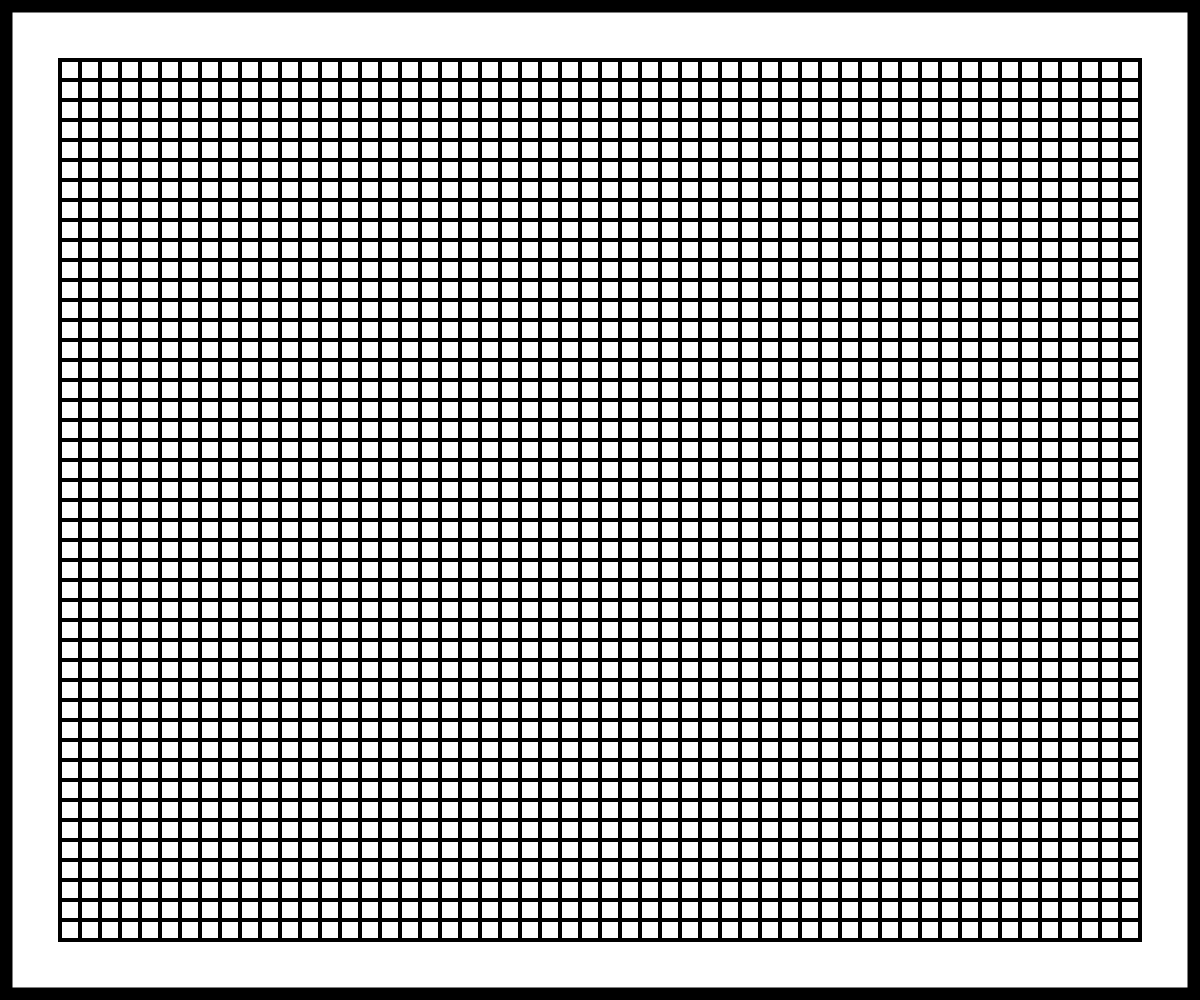
Frame 1 (no input)
Frame 60 (no input): identical to frame 1, image omitted
Frame 120 (the mouse pressed at the canvas centre since frame 60): identical to frame 1, image omitted

The p5.js sketch that drew this single still picture (run headless with seeded random() and noise() and a simulated clock; from frame 60 on, the mouse is pressed at the canvas centre):

// p5.js sketch
// ── sketch.js
// Generative Art Demo 02 Cubic Disarray
// Jordan Cho
// 03/11/2020
//
// Extra for Experts:
// - describe what you did to take this project "above and beyond"

let gridSpacing = 20;
const PADDING = 60;

function setup() {
  createCanvas(windowWidth, windowHeight);
  rectMode(CENTER);
}

function draw() {
  background(220);
  borders();
  drawGrid();
}
function drawGrid(){
  for (let x = gridSpacing/2 + PADDING; x<width-PADDING; x += gridSpacing){
    for (let y = gridSpacing/2 + PADDING; y<height-PADDING; y += gridSpacing){
      rect(x,y, gridSpacing, gridSpacing);
    }
  }
}

function borders() {
  stroke(0);
  strokeWeight(25);
  rect(width/2, height/2, width, height);
  strokeWeight(4);
}
// ── Diagonal lines.js
// Generative Art Demo 01 Diagonal line art
// Jordan Cho
// 03/11/2020
//
// Extra for Experts:
// - describe what you did to take this project "above and beyond"

let GRID_SIZE =15;
let seed;

function setup() {
  createCanvas(windowWidth, windowHeight);
  seed = random(100);
}

function draw() {
  GRID_SIZE = map(mouseX, 0, width,3,60);
  randomSeed(seed);
  background(220);
  border();
  createTile();
  //noLoop();
}

function diagonal(x, y, s, dir){
  //dir is: 0 → ascending 1 or anythingelse → descending
  if(dir ===0){//ascending
    line(x-s/2, y + s/2, x + s/2, y-s/2);
  }
  else{//descending
    line(x-s/2, y - s/2, x + s/2, y+s/2);
  }
}

function createTile(){
  for( let x = 0 + GRID_SIZE/2; x<width; x+= GRID_SIZE){
    for(let y = 0 + GRID_SIZE/2;y<height; y +=GRID_SIZE){
      diagonal(x, y, GRID_SIZE,int(random(2)));
    }
  }
}

function  border(){
  strokeWeight(15);
  rect(0, 0, width, height);
  strokeWeight(4);
}
